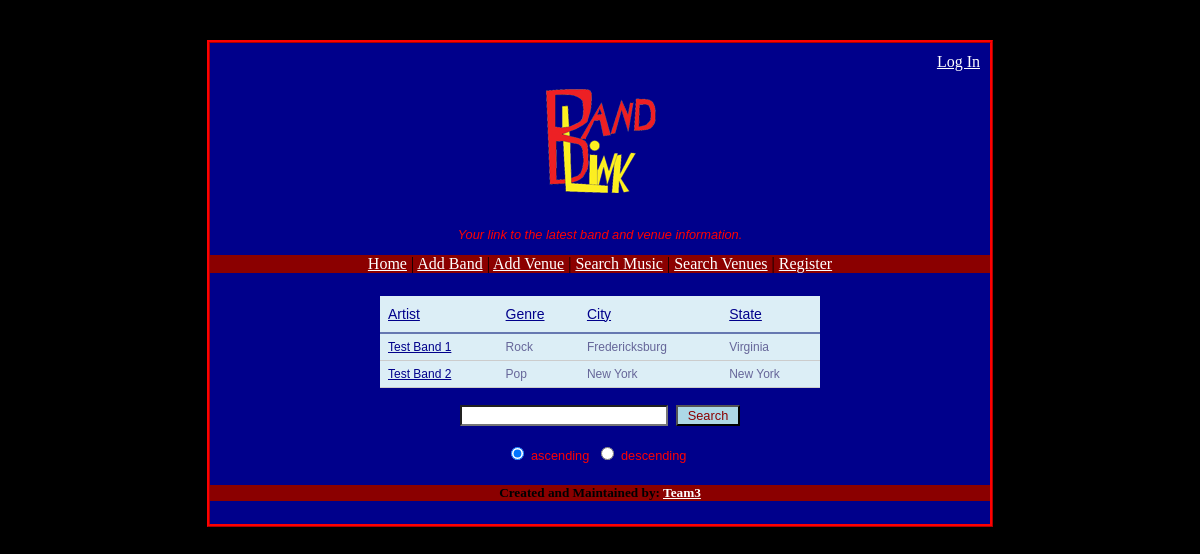
Page /musicsearch.php on the earlier database version.
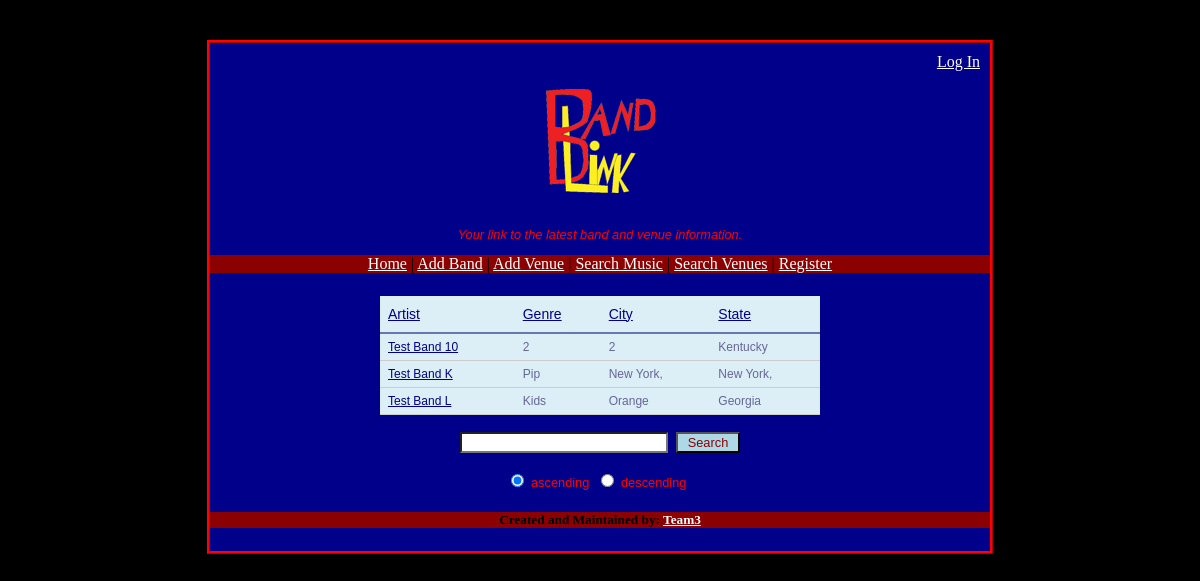
Same page on the later database version.
### tables this page shows
CREATE TABLE IF NOT EXISTS `band` (
  `bandName` varchar(60) NOT NULL,
  `bandState` varchar(60) NOT NULL,
  `bandCity` varchar(60) NOT NULL,
  `bandGenre` varchar(60) NOT NULL,
  `bandDescription` blob NOT NULL,
  `bandPhoto` varchar(100) NOT NULL,
  PRIMARY KEY (`bandName`)
);

### session.php (called while the page is built, shortened)
<?php
$logged_in = isset($_SESSION['email']);
?>

### musicsearch.php (the view, shortened to what this page needs)
<?php include("session.php"); ?>
<!DOCTYPE html PUBLIC "-//W3C//DTD XHTML 1.0 Transitional//EN"
  "http://www.w3.org/TR/xhtml1/DTD/xhtml1-transitional.dtd">
<html xmlns="http://www.w3.org/1999/xhtml" xml:lang="en" lang="en">
<head>
  <link rel="stylesheet" type="text/css" href="style.css" />
</head>
<body>
<div id="wrap">
    <?php include("header.php"); ?>
	<center><div id="search">
	<?php
	include("db_connect.php");
	$search = $_GET['q'];
	$sort = $_GET['sort'];
	if (empty($sort)) $sort = "bandName";
	$desc = $_GET['desc'];
	$find = "LIKE '%$search%'";
	$query = "SELECT * FROM band WHERE bandName $find OR bandGenre $find OR bandState $find OR bandCity $find ORDER BY $sort";
	echo "<br />";
	$results = mysqli_query($db, $query) or die("Error Querying Database");
	$sortlink = "musicsearch?sort=";
	$desclink = "&desc=$desc";
	echo "<table id=\"hor-minimalist-b\" >\n<tr>";
	echo "<th><a style='color:darkblue;' href='".$sortlink."bandName".$desclink."'>Artist</a></th>";
	echo "<th><a style='color:darkblue;' href='".$sortlink."bandGenre".$desclink."'>Genre</a></th>";
	echo "<th><a style='color:darkblue;' href='".$sortlink."bandCity".$desclink."'>City</a></th>";
	echo "<th><a style='color:darkblue;' href='".$sortlink."bandState".$desclink."'>State</a></th>";
	echo "</tr>\n";
	while ($row = mysqli_fetch_assoc($results))
	{
		$name = $row['bandName'];
		$genre = $row['bandGenre'];
		$city = $row['bandCity'];
		$state = $row['bandState'];
		$linked_name = "<a style='color:darkblue;' href='bandprofile.php?name=$name'>$name</a>";
		echo "<tr>";
		echo "<td>$linked_name</td>";
		echo "<td>$genre</td>";
		echo "<td>$city</td>";
		echo "<td>$state</td>";
		echo "</tr>\n";
	}
	echo "</table>\n";
	echo "<p><form method='get' action='musicsearch.php'>";
	echo "<input type='text' name='q' value='$search' />";
	echo "&nbsp;&nbsp;<input type='submit' value=' Search ' name='submit' /></p>";
	echo "<p><input type='radio' name='desc' value=0";
	if ($desc == 0 || $desc == "") echo " checked";
	echo " />&nbsp;ascending&nbsp;&nbsp;";
	echo "<input type='radio' name='desc' value=1";
	if ($desc == 1) echo " checked";
	echo " />&nbsp;descending&nbsp;&nbsp;</p>";
	?>
	</div></center>
</div>
</body>
</html>

### header.php
<div id="header" style="margin:10px 10px 0px 10px;">
<?php
echo "<span style='float:right;'>";
if ($logged_in) echo "<span style='color:red;'>".$_SESSION['name']."</span>&nbsp;&nbsp;<a href='logout.php'>Logout</a>";
else echo "<a href='login.php'>Log In</a>";
echo "</span><br />\n";
?>
<a href="."><img border=0 src="Pictures/logo.png" /></a>
</div>
<div id="nav"><center><p><i>Your link to the latest band and venue information.</i></p></center></div>
	<div id="Navigation">
	<a href=".">Home</a>
	|
	<a href="addBandForm.php">Add Band</a>
	|
	<a href="addVenueForm.php">Add Venue</a>
	|
	<a href="musicsearch.php">Search Music</a>
	|
	<a href="searchVenue.php">Search Venues</a>
	|
	<?php if (!$logged_in) { ?>
	<a href="register.php">Register</a>
	<?php } else { ?>
	<a href="account.php">Account</a>
	<?php } ?>
	</div>

### style.css (style rules this page uses)
body { padding: 0; margin: 0; background-color: black; background-repeat: repeat-x; color: #000; text-align: center; }
A:link { color: white; }
#wrap { border-style: ridge; border-color: Red; width: 780px; margin-top: 40px; margin-right: auto; margin-left: auto; margin-bottom:40px; background: darkblue; }
#Navigation { width: 780px; text-align: center; background-color: darkred; }
#footer { clear: both; background: darkred; }
p { color: red; background-color: transparent; font-family: "Lucida Sans Unicode", "Lucida Grande", Sans-Serif; font-size: 0.8em; }
input { color: #039; background-color: transparent; font-family: "Lucida Sans Unicode", "Lucida Grande", Sans-Serif; font-size: 0.8em; }
input[type=text] { margin-top: 5px; margin-bottom: 5px; background-color: white; color:black; width: 200px; }
input[type=submit] { background-color: lightblue; color: darkred; }
#hor-minimalist-b { font-family: "Lucida Sans Unicode", "Lucida Grande", Sans-Serif; font-size: 12px; background: #dceef6;; margin: 5px; width: 440px; border-collapse: collapse; text-align: left; }
#hor-minimalist-b th { font-size: 14px; font-weight: normal; color: #039; padding: 10px 8px; border-bottom: 2px solid #6678b1; }
#hor-minimalist-b td { border-bottom: 1px solid #ccc; color: #669; padding: 6px 8px; }

Differences in the rows shown:
removed band: bandName "Test Band 1", bandGenre "Rock", bandCity "Fredericksburg", bandState "Virginia"
removed band: bandName "Test Band 2", bandGenre "Pop", bandCity "New York", bandState "New York"
added band: bandName "Test Band 10", bandGenre "2", bandCity "2", bandState "Kentucky"
added band: bandName "Test Band K", bandGenre "Pip", bandCity "New York,", bandState "New York,"
added band: bandName "Test Band L", bandGenre "Kids", bandCity "Orange", bandState "Georgia"
